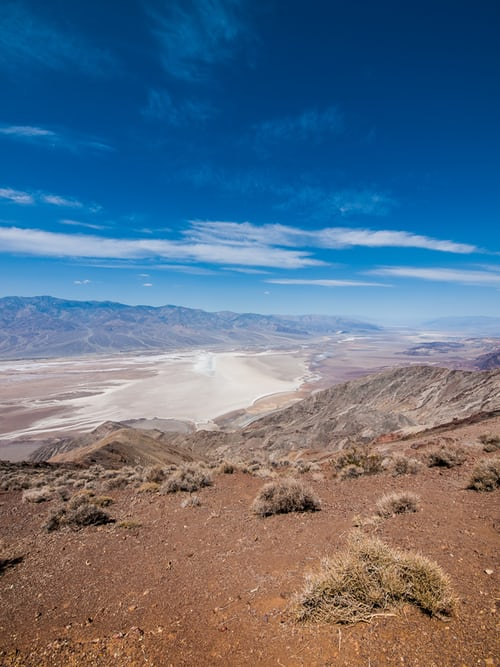
#> input picture Image_Processing/Transparency/photo.jpg, 500 x 667 px
$ python transperency.py
#> lines starting #> are read from the running program, lines starting #| are printed output that depends on the picture
import cv2
import numpy as np
color=cv2.imread('photo.jpg')
#> color is the input picture: shape (667, 500, 3); mean B, G, R 133.5, 112.8, 93
cv2.imshow('Original',color)
cv2.waitKey()
gray=cv2.cvtColor(color,cv2.COLOR_BGR2GRAY)
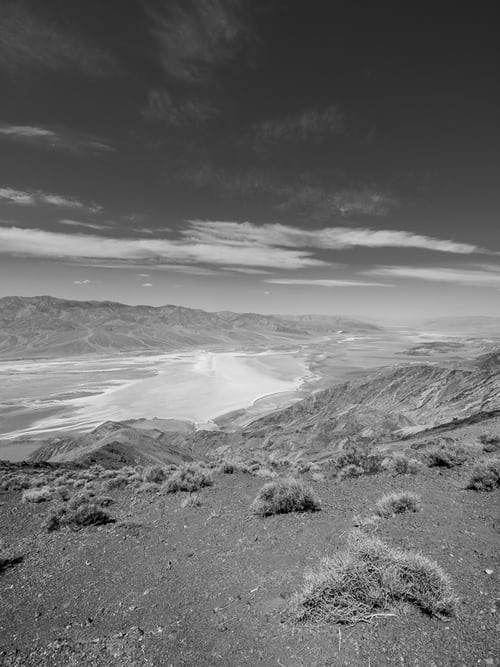
#> gray: shape (667, 500); min 0, max 249, mean 109.2
#It is better to split like that then split method:
b=color[:,:,0]
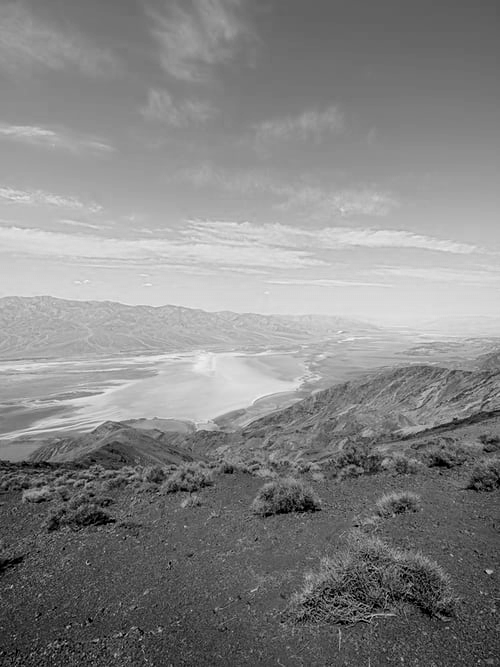
#> b: shape (667, 500); min 0, max 250, mean 133.5
g=color[:,:,1]
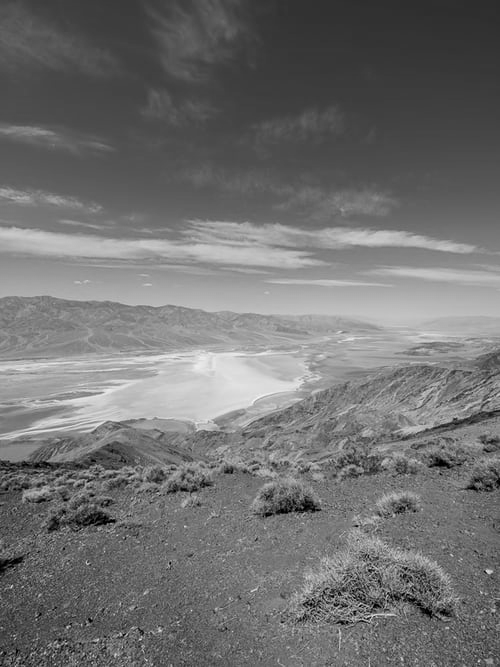
#> g: shape (667, 500); min 0, max 248, mean 112.8
r=color[:,:,2]
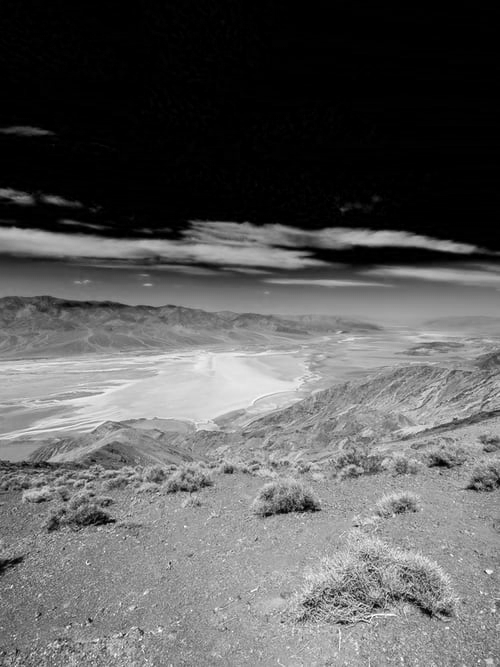
#> r: shape (667, 500); min 0, max 255, mean 93
#Here we are adding an extra green channel to add transperency in our image,we are making non-green part of the image transperent.
rgba=cv2.merge((b,g,r,g))
#Now we will use .png to save becaue .jpeg does not support image transperency if we add .jpeg it will make our image again of 3-dimensional.
cv2.imwrite('rgba.png',rgba)
